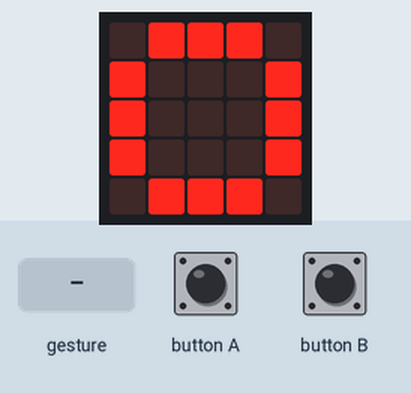
Recording of a program running on a simulated BBC micro:bit running MicroPython. Parts: the board's 5×5 LED display. The test bench sets the inputs (shaded band). A tilt is held for 1.5 s and a shake lasts 1 s, then the board lies face up again.

Above: at 1.2 s.
1.3 s: button A pressed for 0.15 s
At 2.1 s:
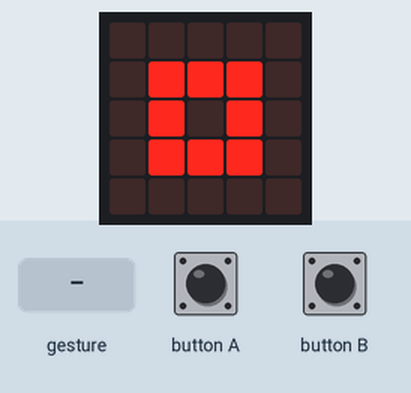
2.9 s: button B pressed for 0.15 s
At 3.3 s:
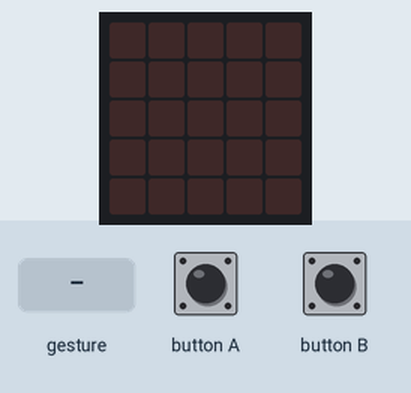
4.5 s: button A pressed for 1 s
At 5.8 s:
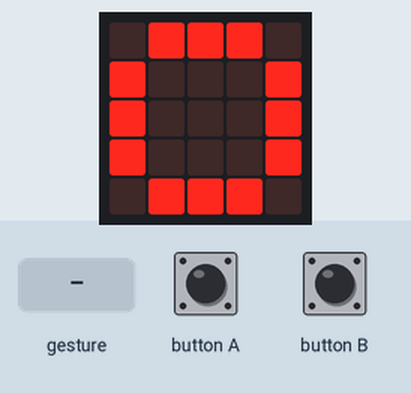
7.0 s: gesture 'shake'
At 7.9 s:
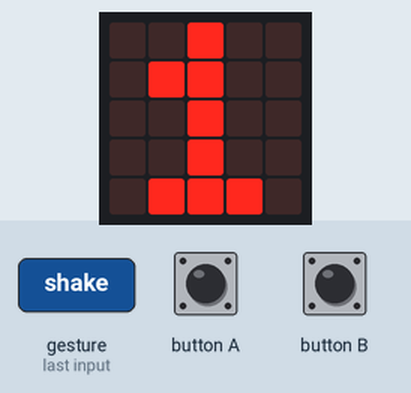
10.0 s: button A pressed for 3.2 s
At 11.2 s:
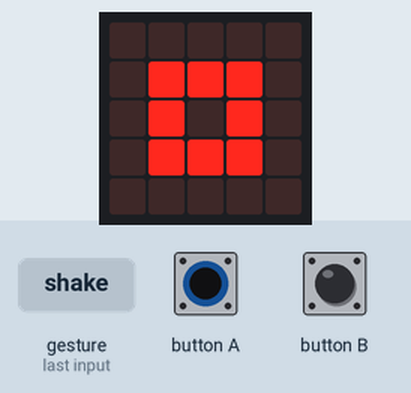
14.7 s: button A pressed for 0.15 s
At 15.9 s:
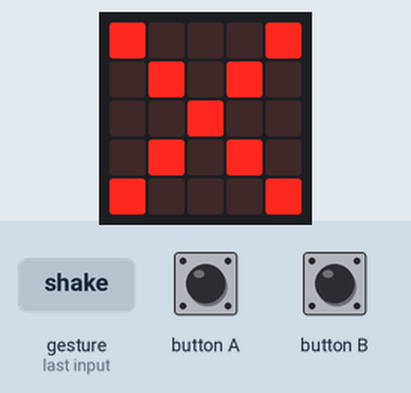
Timing chart, 0 to 17.3 s (numbered marks = the images above; inputs shaded):
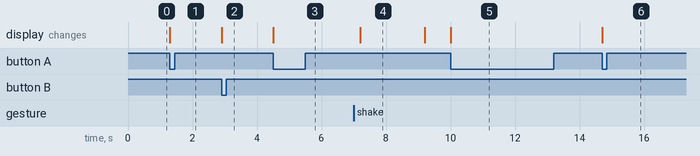

The program:

jokenpo2.py
```python
from microbit import *
#import random

opcoes = ["pedra","papel","tesoura"]
jokenpo = 0

while True:
#'''
    tesoura = Image('90009:09090:00900:09090:90009')  #X
    pedra = Image("09990:90009:90009:90009:09990")      #O
    papel = Image.SQUARE_SMALL
    P1 = Image('00900:09900:00900:00900:09990')
    P2 = Image('09990:00009:00990:09000:09999')
    tie = Image('00000:99999:00900:00900:00900')


#------------------------------------------------------Player1-----------------------------------
    jokenpo = 0
    while button_b.was_pressed() == False:
        if(button_a.was_pressed()):
            jokenpo += 1
        if (jokenpo > 2):
            jokenpo = 0

        if (jokenpo == 0):
            escolhido_player1 = "pedra"
            display.show(pedra)
        if (jokenpo == 1):
            escolhido_player1 = "papel"
            display.show(papel)
        if (jokenpo == 2):
            escolhido_player1 = "tesoura"
            display.show(tesoura)

        #if accelerometer.was_gesture("shake"):
        #    break;
    #'''
    while button_a.was_pressed() ==  False:
        displayClear = Image('00000:00000:00000:00000:00000')
        display.show(displayClear)


    #------------------------------------------------------Player2-----------------------------------
    jokenpo = 0
    #if accelerometer.was_gesture("shake"):
    while accelerometer.was_gesture("shake") == False:
        if(button_a.was_pressed()):
            jokenpo += 1
        if (jokenpo > 2):
            jokenpo = 0

        if (jokenpo == 0):
            escolhido_player2 = "pedra"
            display.show(pedra)
        if (jokenpo == 1):
            escolhido_player2 = "papel"
            display.show(papel)
        if (jokenpo == 2):
            escolhido_player2 = "tesoura"
            display.show(tesoura)

 #------------------------------------------Resultado---------------------------------------------

    if(escolhido_player1 == "pedra"):
        if(escolhido_player2 == "tesoura"):
            display.show(P1)
        if(escolhido_player2 == "pedra"):
            display.show(tie)
        if(escolhido_player2 == "papel"):
            display.show(P2)

    if(escolhido_player1 == "papel"):
        if(escolhido_player2 == "tesoura"):
            display.show(P2)
        if(escolhido_player2 == "pedra"):
            display.show(P1)
        if(escolhido_player2 == "papel"):
            display.show(tie)

    if(escolhido_player1 == "tesoura"):
        if(escolhido_player2 == "tesoura"):
            display.show(tie)
        if(escolhido_player2 == "pedra"):
            display.show(P2)
        if(escolhido_player2 == "papel"):
            display.show(P1)

    sleep(2000)

    jokenpo = 0
    escolhido_player1 = ""
    escolhido_player2 = ""
'''
    . . x . .
    . x x . .
    . . x . .
    . . x . .
    . x x x .

    . x x x .
    . . . . x
    . . x x .
    . x . . .
    . x x x x

    . . . . .
    x x x x x
    . . x . .
    . . x . .
    . . x . .
 '''
```

Measured:
- after the input at 1.3 s, the display: changes at once (image 1)
- after the input at 2.9 s, the display: changes at once (image 2)
- after the input at 4.5 s, the display: changes at once (image 3)
- after the input at 7.0 s, the display: changes after 0.20 s (image 4)
- after the input at 10.0 s, the display: changes at once (image 5)
- after the input at 14.7 s, the display: changes at once (image 6)
- what the display in image 4 shows lasts 2.0 s, from 7.2 s to 9.2 s
